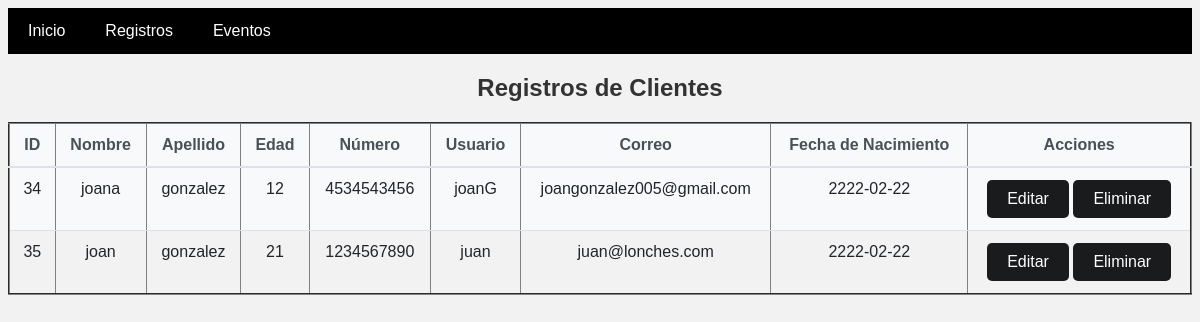
The app's page /usuarios.php with its own data.
### tables this page shows
CREATE TABLE `clientes` (
  `id` int(11) NOT NULL,
  `nombre` varchar(50) NOT NULL,
  `apellido` varchar(50) NOT NULL,
  `edad` int(11) NOT NULL,
  `numero` bigint(20) NOT NULL,
  `usuario` varchar(50) NOT NULL,
  `pass` varchar(50) NOT NULL,
  `correo` varchar(100) NOT NULL,
  `F_nacimiento` date NOT NULL
);

### usuarios.php (the view, shortened to what this page needs)
<!DOCTYPE html>
<html lang="es">
<head>
    <link rel="stylesheet" href="style/sy.css">
</head>
<body>
  <div class="navbar">
    <a href="index.php">Inicio</a>
    <a href="usuarios.php">Registros</a>
    <a href="eventos.php">Eventos</a>
    </div>
  <h2 style="text-align: center;">Registros de Clientes</h2>
    <table border="2">
        <tr>
            <th>ID</th>
            <th>Nombre</th>
            <th>Apellido</th>
            <th>Edad</th>
            <th>Número</th>
            <th>Usuario</th>
            <th>Correo</th>
            <th>Fecha de Nacimiento</th>
            <th>Acciones</th>
        </tr>
        <?php
            $conexion = conexion();
            $query = "SELECT * FROM clientes";
            $result = mysqli_query($conexion, $query);
            if ($result) {
                while ($row = mysqli_fetch_assoc($result)) {
                    echo "<tr>";
                    echo "<td>".$row['id']."</td>";
                    echo "<td>".$row['nombre']."</td>";
                    echo "<td>".$row['apellido']."</td>";
                    echo "<td>".$row['edad']."</td>";
                    echo "<td>".$row['numero']."</td>";
                    echo "<td>".$row['usuario']."</td>";
                    echo "<td>".$row['correo']."</td>";
                    echo "<td>".$row['F_nacimiento']."</td>";
                    echo "<td>
                    <a href='update.php?id={$row['id']}' class='my-button'>Editar</a>
                    <a href='delete.php?id={$row['id']}' class='my-button' onclick='return confirmar()'>Eliminar</a>
                          </td>";
                    echo "</tr>";
                }
            } else {
                echo "<tr><td colspan='10'>Error al consultar la base de datos: " . mysqli_error($conexion) . "</td></tr>";
            }
        ?>
    </table>
</body>
</html>

### style/sy.css (style rules this page uses)
body { font-family: Arial, sans-serif; background-color: #f2f2f2; color: #333; }
.navbar { background-color: #000000; overflow: hidden; }
.navbar a { float: left; display: block; color: #ffffff; text-align: center; padding: 14px 20px; text-decoration: none; }
table { width: 100%; margin-bottom: 1rem; color: #212529; border-collapse: collapse; }
th, td { text-align: center; padding: 0.75rem; vertical-align: top; border-top: 1px solid #dee2e6; }
th { vertical-align: bottom; border-bottom: 2px solid #dee2e6; background-color: #f8f9fa; color: #495057; }
tbody tr:nth-of-type(even) { background-color: #f8f9fa; }
.my-button { border: none; display: inline-block; padding: 10px 20px; background-color: #191b1d; color: #fff; text-decoration: none; border: none; border-radius: 5px; cursor: pointer; transition: background-color 0.3s ease; }

### records on screen
clientes: id "34", nombre "joana", apellido "gonzalez", edad "12", numero "4534543456", usuario "joanG", correo "joangonzalez005@gmail.com", F_nacimiento "2222-02-22"
clientes: id "35", nombre "joan", apellido "gonzalez", edad "21", numero "1234567890", usuario "juan", correo "juan@lonches.com", F_nacimiento "2222-02-22"
